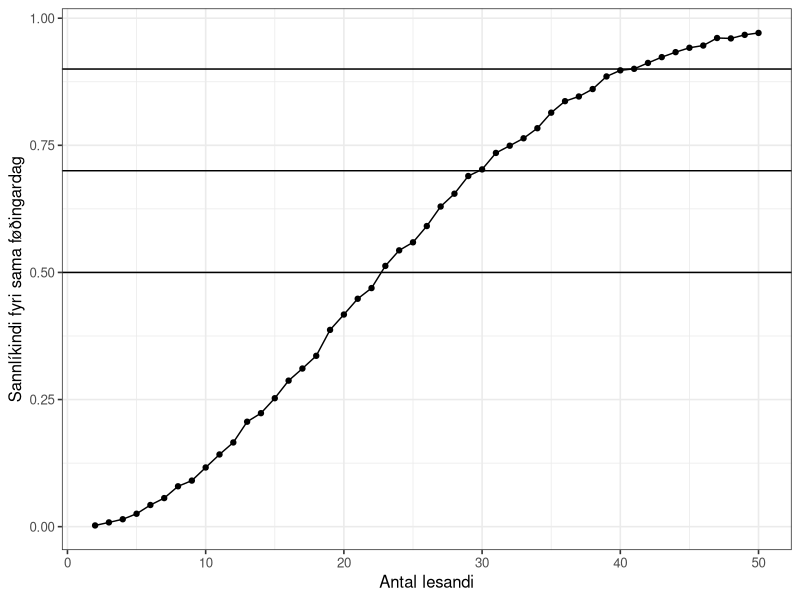
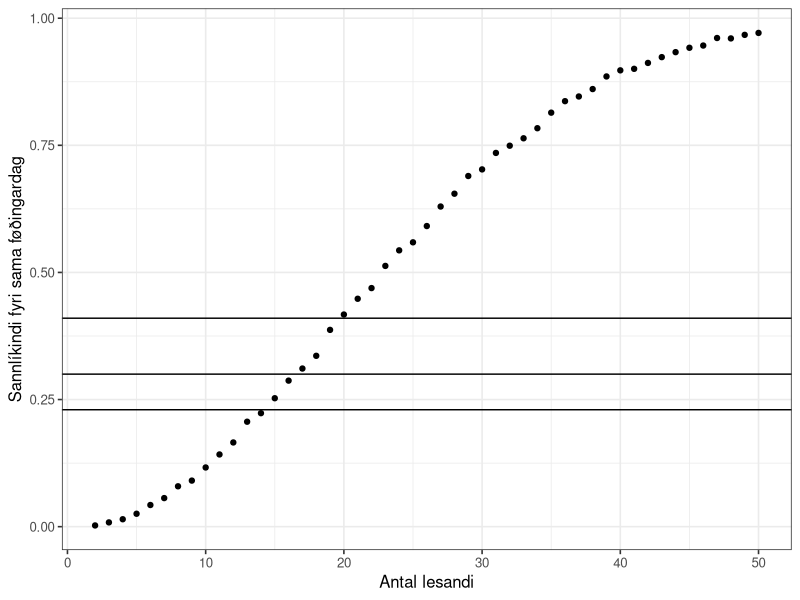
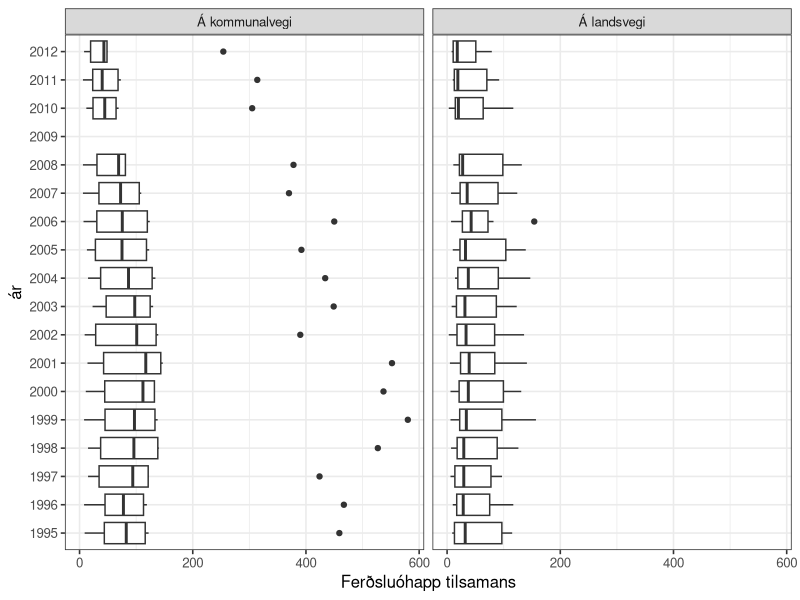
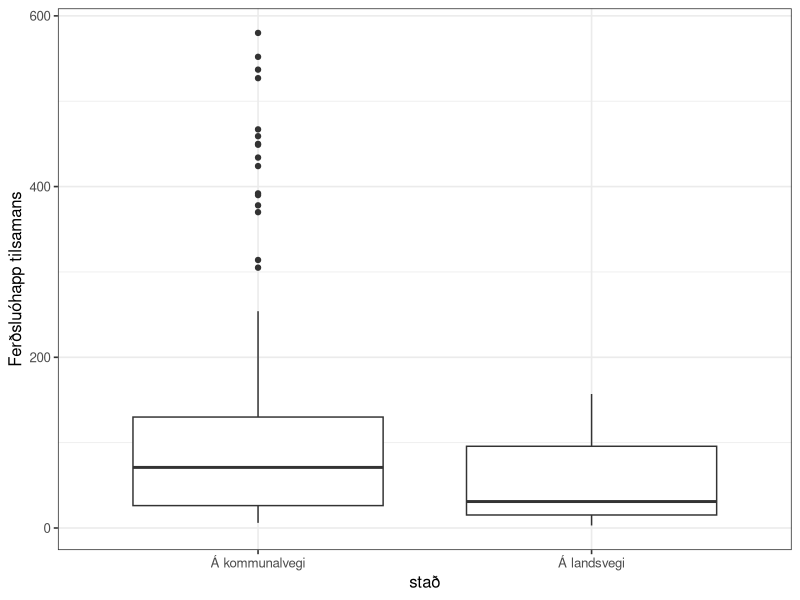
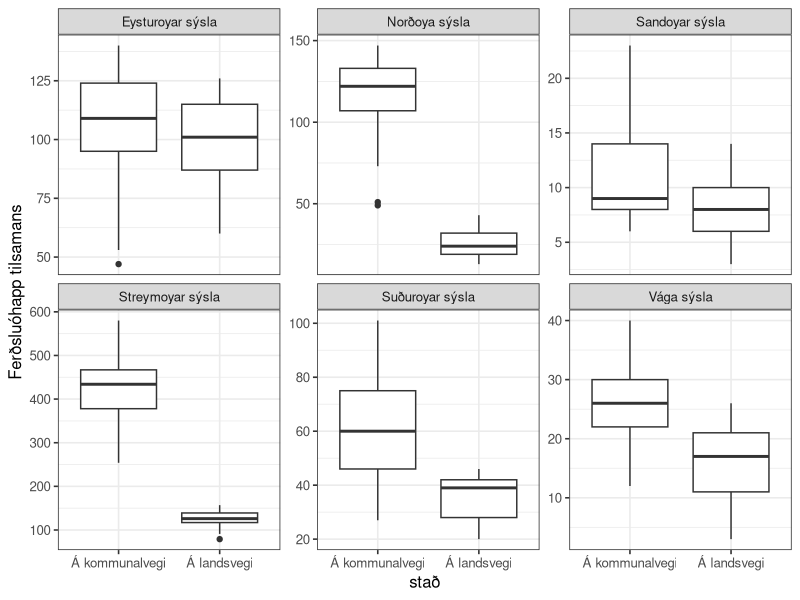
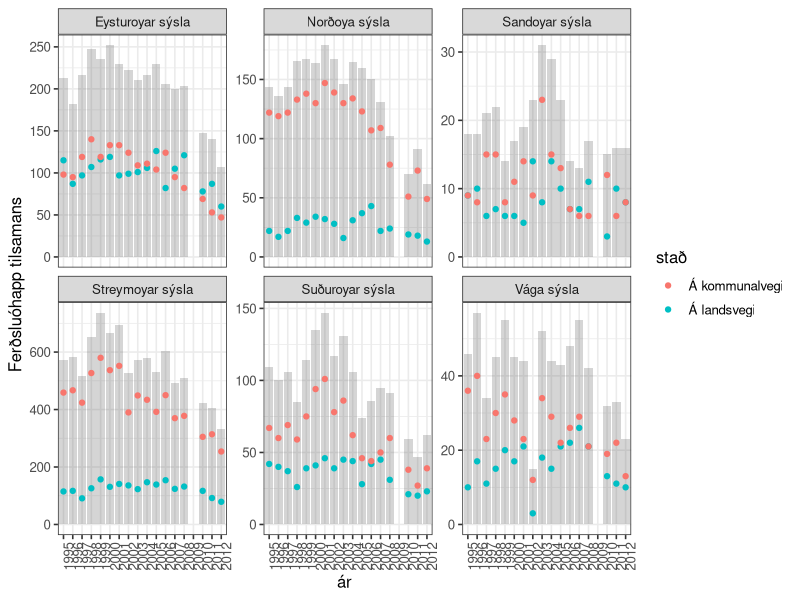
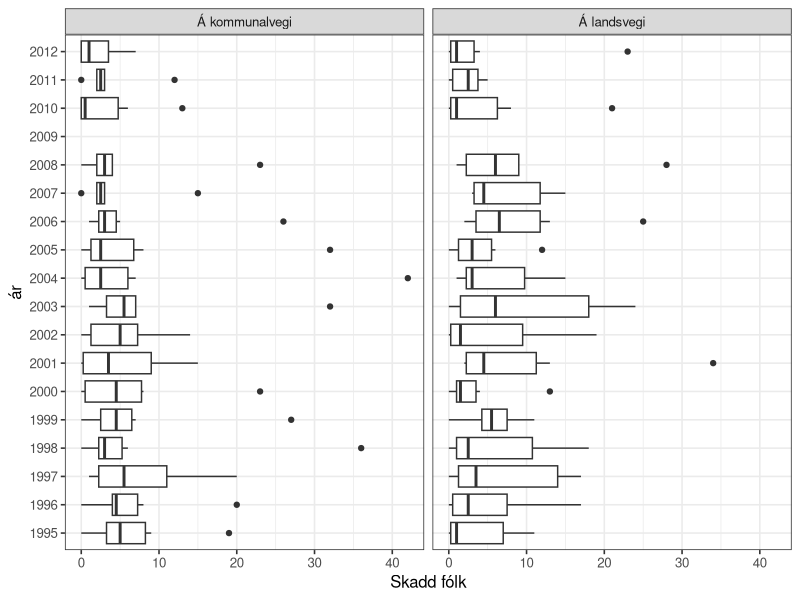
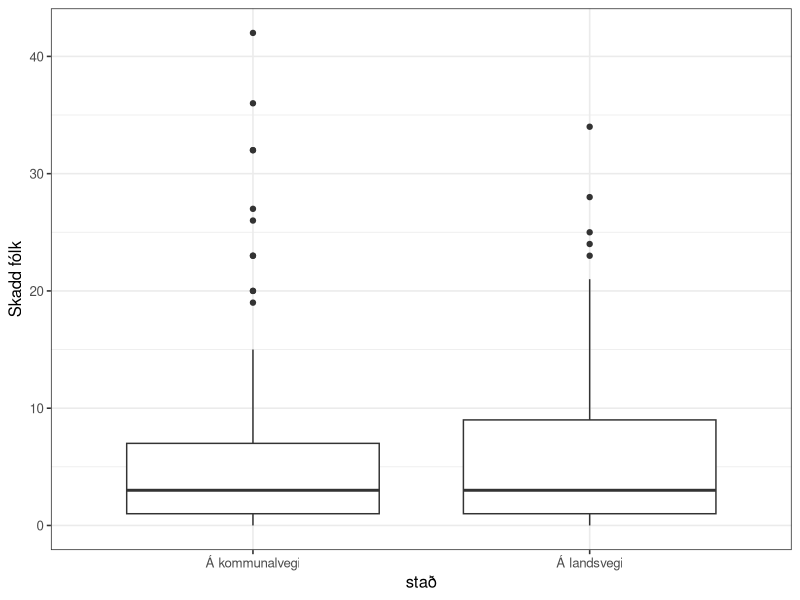

Generate these figures, in order, with R:
## ---- chunk 1
knitr::opts_chunk$set(echo = TRUE)

options(dplyr.summarise.inform = FALSE)
library(tidyverse)

# set theme used for plotting
theme_set(theme_bw(base_size = 12))

## ---- chunk 2
n_lesandi <- 2:10
roynd_nr <- 1:2

sama_fdag <- crossing(n_lesandi, roynd_nr)
sama_fdag
## ---- chunk 3
sama_fdag <- mutate(
  sama_fdag,
  fdag = map(n_lesandi, ~ sample(365, ., replace = TRUE))
  )
sama_fdag
## ---- chunk 4
# Ein listi av integers
str(sama_fdag$fdag)
## ---- chunk 5


sama_fdag <- mutate(sama_fdag, nakar_sdag = map_lgl(fdag, ~ any(duplicated(.x))))
sama_fdag

## ---- chunk 6
p_samadag <- sama_fdag %>%
  group_by(n_lesandi) %>%
  summarise(p_sdag = mean(nakar_sdag))

p_samadag
## ---- chunk 7

p_samadag <-
  crossing(n_lesandi = 2:10, roynd_nr = 1:2) %>%
  mutate(.,
  fdag = map(n_lesandi, ~sample(365, ., replace = TRUE))
  ) %>%
  mutate(., nakar_sdag = map_lgl(fdag, ~any(duplicated(.x)))) %>%
  group_by(n_lesandi) %>%
  summarize(p_sdag = mean(nakar_sdag))
  
p_samadag
## ---- chunk 8

n_lesandi <- 2:50

p_samadag <-
  crossing(n_lesandi, roynd_nr) %>%
  mutate(.,
  fdag = map(n_lesandi, ~sample(365, ., replace = TRUE))
  ) %>%
  mutate(., nakar_sdag = map_lgl(fdag, ~any(duplicated(.x)))) %>%
  group_by(n_lesandi) %>%
  summarize(p_sdag = mean(nakar_sdag))
  
p_samadag

## ---- chunk 9
roynd_nr <- 1:5000
p_samadag <-
  crossing(n_lesandi, roynd_nr) %>%
  mutate(.,
  fdag = map(n_lesandi, ~sample(365, ., replace = TRUE))
  ) %>%
  mutate(., nakar_sdag = map_lgl(fdag, ~any(duplicated(.x)))) %>%
  group_by(n_lesandi) %>%
  summarize(p_sdag = mean(nakar_sdag))
  
p_samadag
## ---- chunk 10
ggplot(p_samadag, aes(x = n_lesandi, y = p_sdag)) +
  geom_point() +
  geom_line() +
  xlab("Antal lesandi") +
  ylab("Sannlíkindi fyri sama føðingardag") +
  geom_hline(yintercept = 0.5) +
  geom_hline(yintercept = 0.7) +
  geom_hline(yintercept = 0.9)
## ---- chunk 11
p_samadag <- p_samadag %>%
  mutate(n_ymisk = map(n_lesandi, ~prod(365:(365 - . + 1))) %>% unlist,
         n_total = 365^n_lesandi,
         p_teori = 1 - (n_ymisk/n_total)
  )

p_samadag
## ---- chunk 12
p_samadag <- p_samadag %>% 
  mutate(p_bday = map_dbl(n_lesandi, ~pbirthday(., classes = 365, coincident = 2)))

p_samadag
## ---- chunk 13
ggplot(p_samadag, aes(x = n_lesandi, y = p_sdag)) +
  geom_point() +
  geom_hline(yintercept = qbirthday(prob = 0.5, classes = 365, coincident = 2) / 100) +
  geom_hline(yintercept = qbirthday(prob = 0.7, classes = 365, coincident = 2) / 100) +
  geom_hline(yintercept = qbirthday(prob = 0.9, classes = 365, coincident = 2) / 100) +
  xlab("Antal lesandi") +
  ylab("Sannlíkindi fyri sama føðingardag")

## ---- chunk 14

## ---- chunk 15
n_lesandi_50 = pbirthday(50, classes = 365, coincident = 2)
n_lesandi_50

n_lesandi_80 = pbirthday(80, classes = 365, coincident = 2)
n_lesandi_80
## ---- chunk 16
n_lesandi = seq(5, 700, 5)
roynd_nr = 1:100

p_maxsdag <- NULL

p_maxsdag <- crossing(n_lesandi, roynd_nr) %>%
  mutate(
    fdag = map(n_lesandi, ~sample(365, ., replace = TRUE)),
    `>= 2` = map_int(fdag, ~any(duplicated(.x))),
    max_sdag = map_int(fdag, function(x) max(table(x))),
    `== 2` = max_sdag == 2,
    `== 3` = max_sdag == 3,
    `== 4` = max_sdag == 4,
    `== 5` = max_sdag == 5,
  )

p_maxsdag
## ---- chunk 17
p_maxsdag <- p_maxsdag %>%
  pivot_longer(cols=c(`>= 2`, `== 2`, `== 3`, `== 4`, `== 5`), names_to = 'max', values_to = 'sdag')

p_maxsdag
## ---- chunk 18

## ---- chunk 19

## ---- chunk 20

## ---- chunk 21

## ---- chunk 22

## ---- chunk 23
ferdslu_ohapp <- read_csv("ferdslu_ohapp.csv")
ferdslu_ohapp
## ---- chunk 24
ferdslu_ohapp <- read_csv("ferdslu_ohapp.csv", skip = 1, na = "..")
ferdslu_ohapp
## ---- chunk 25
ferdslu_ohapp <- ferdslu_ohapp %>%
  mutate(across(everything(), ~ str_replace(., "-", "0")))
ferdslu_ohapp
## ---- chunk 26
ferdslu_ohapp <- pivot_longer(ferdslu_ohapp, cols = '1995':'2012',
                   names_to = "ár", values_to = "n", values_transform = list(n = as.integer))

ferdslu_ohapp

#ferdslu_ohapp$n <- as.integer(ferdslu_ohapp$n)

## ---- chunk 27

ferdslu_ohapp <- pivot_wider(ferdslu_ohapp, names_from = slag, values_from = n)


ferdslu_ohapp
## ---- chunk 28

ggplot(ferdslu_ohapp) +
  geom_boxplot(aes(x = `Ferðsluóhapp tilsamans`, y = ár), na.rm = TRUE) +
  facet_wrap(~stað)

## ---- chunk 29
df <- ferdslu_ohapp %>%
  filter(`Ferðsluóhapp tilsamans` > 150) 
df
## ---- chunk 30

ggplot(data = ferdslu_ohapp) +
  geom_boxplot(aes(x = stað, y = `Ferðsluóhapp tilsamans`), na.rm = TRUE)

## ---- chunk 31

ggplot(data = ferdslu_ohapp) +
  geom_boxplot(aes(x = stað, y = `Ferðsluóhapp tilsamans`), na.rm = TRUE) +
  facet_wrap(~sýsla, scales = "free_y")
  
  

## ---- chunk 32

ggplot(ferdslu_ohapp) +
  geom_bar(aes(x = ár, y = `Ferðsluóhapp tilsamans`), alpha = 0.25, stat = "Identity", na.rm = TRUE) +
  geom_point(aes(x = ár, y = `Ferðsluóhapp tilsamans`, colour = stað), na.rm = TRUE) +
  facet_wrap(~sýsla, scales = "free_y") +
  theme(axis.text.x = element_text(angle = 90))

## ---- chunk 33
ggplot(ferdslu_ohapp, aes(x = `Skadd fólk`, y = `ár`)) +
  geom_boxplot(na.rm = TRUE) +
  facet_wrap(~ `stað`)

## ---- chunk 34
ggplot(ferdslu_ohapp, aes(x = `stað`, y = `Skadd fólk`)) +
  geom_boxplot(na.rm = TRUE)
## ---- chunk 35
ggplot(ferdslu_ohapp, aes(x = `stað`, y = `Skadd fólk`)) +
  geom_boxplot(na.rm = TRUE) +
  facet_wrap(~ `sýsla`, scales = "free_y")
## ---- chunk 36
ggplot(ferdslu_ohapp, aes(x = `stað`, y = `Skadd fólk` / `Ferðsluóhapp tilsamans`)) +
  geom_boxplot(na.rm = TRUE) +
  facet_wrap(~ `sýsla`, scales = "free_y")
## ---- chunk 37
ggplot(ferdslu_ohapp) +
  geom_boxplot(aes(x = `Skadd fólk`/`Ferðsluóhapp tilsamans`, y = `stað`), color = "red", na.rm = TRUE) +
  geom_violin(aes(x = `Skadd fólk`/`Ferðsluóhapp tilsamans`, y = `stað`), alpha = 0.25, na.rm = TRUE) +
  geom_boxplot(aes(x = `Skadd fólk` / `Ferðsluóhapp tilsamans`, y = `sýsla`), color = "blue", na.rm = TRUE) +
  geom_violin(aes(x = `Skadd fólk` / `Ferðsluóhapp tilsamans`, y = `sýsla`), alpha = 0.25, na.rm = TRUE)
## ---- chunk 38
ophapp_yvirlit <- ferdslu_ohapp %>% 
  filter(`ár` != "2009") %>%
  group_by(`stað`) %>%
  summarise(
    n = n(),
    n_ohapp = sum(`Ferðsluóhapp tilsamans`),
    n_skadd = sum(`Skadd fólk`),
    p_skadd = n_skadd / n_ohapp
  )

ophapp_yvirlit
## ---- chunk 39
t.test(ophapp_yvirlit$p_skadd, conf.level = .95)$conf.int
## ---- chunk 40

## ---- chunk 41
`stað_1` <- ophapp_yvirlit %>% filter(`stað` == "Á kommunalvegi")
prop.test(x = 10, n = `stað_1`$n, p = `stað_1`$p_skadd)

`stað_2` <- ophapp_yvirlit %>% filter(`stað` == "Á landsvegi")
prop.test(x = 10, n = `stað_2`$n, p = `stað_2`$p_skadd)
## ---- chunk 42
landsvegi_ar <- ferdslu_ohapp %>% 
  filter(`ár` == 1998, `stað` == "Á landsvegi") %>%
  group_by(stað, ár, sýsla) %>%
  summarise(
    n_ohapp = sum(`Ferðsluóhapp tilsamans`),
    n_skadd = sum(`Skadd fólk`)
  )

landsvegi_ar
## ---- chunk 43

## ---- chunk 44

## ---- chunk 45

## ---- chunk 46

## ---- chunk 47
